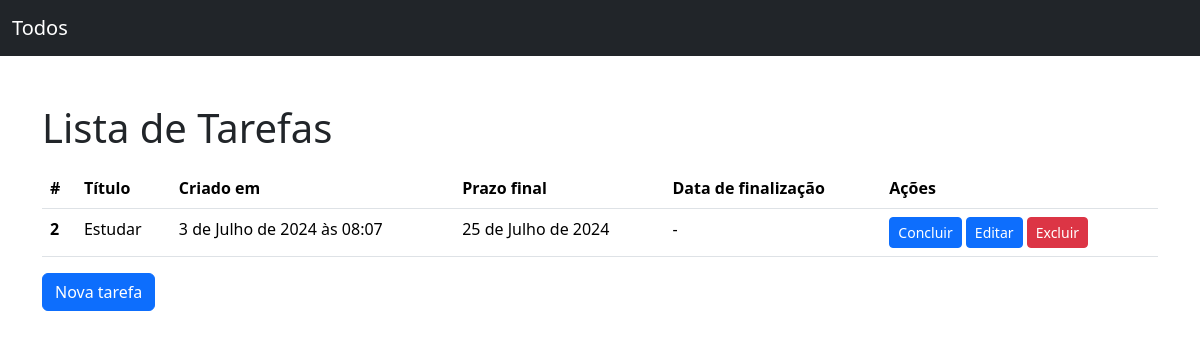
The app's page /, older data.
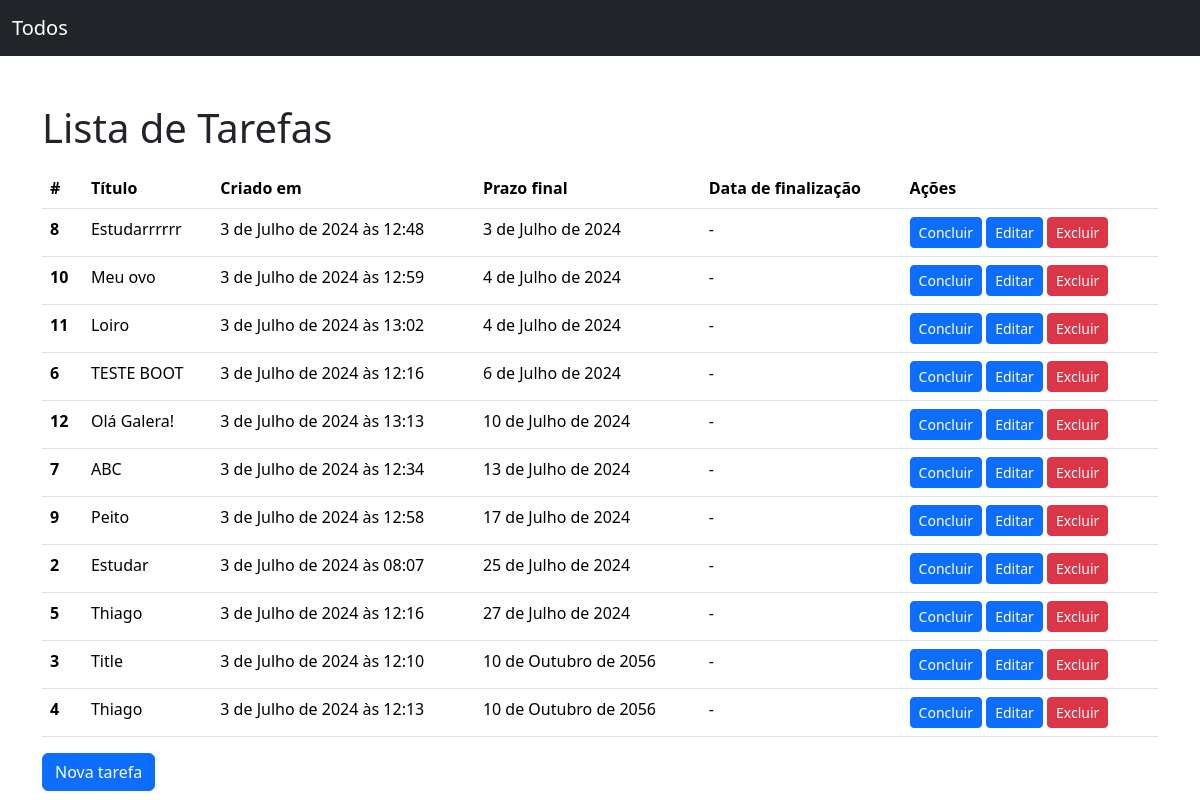
The same page, newer data.
### todos/models.py (models this page shows, shortened)
class Todo(models.Model):
    title = models.CharField(max_length=100, null=False, blank=False)
    created_at = models.DateTimeField(auto_now_add=True, null=False, blank=False)
    deadline = models.DateField(null=False, blank=False)
    finished_at = models.DateField(null=True)
    class Meta:
        ordering = ["finished_at" ,"deadline"]

### todos/views.py (the view)
# urls.py: path('', TodoListView.as_view(), name="todo_list"),
class TodoListView(ListView):
    model = Todo

### todos/templates/todos/todo_list.html (shortened to what this page needs)
{% extends "base.html" %}
{% block content %}
<h1 class="mb-3">Lista de Tarefas</h1>
      <table class="table">
        <thead>
          <tr>
            <th scope="col">#</th>
            <th scope="col">Título</th>
            <th scope="col">Criado em</th>
            <th scope="col">Prazo final</th>
            <th scope="col">Data de finalização</th>
            <th scope="col">Ações</th>
          </tr>
        </thead>
        {% if todo_list %}
        <tbody>
          {% for todo in todo_list %}
          <tr>
            <th scope="row">{{ todo.id }}</th>
            <td>{{ todo.title }}</td>
            <td>{{ todo.created_at }}</td>
            <td>{{ todo.deadline }}</td>
            <td>{{ todo.finished_at|default:"-"}}</td>
            <td>
              <a href="{% url "todo_complete" pk=todo.pk %}" class="btn btn-primary btn-sm {% if todo.finished_at %}disabled{% endif %}">Concluir</a>
              <a href="{% url "todo_update" pk=todo.pk %}" class="btn btn-primary btn-sm {% if todo.finished_at %}disabled{% endif %}">Editar</a>
              <a href="{% url "todo_delete" pk=todo.pk %}" class="btn btn-danger btn-sm">Excluir</a>
            </td>
          </tr>
          {% endfor %}
        </tbody>
      </table>
      {% else %}
      <p>Não há tarefas cadastradas!</p>
      {% endif %}
      <a href="{% url "todo_create" %}" class="btn btn-primary">Nova tarefa</a>
{% endblock content %}

### todos/templates/base.html (shortened to what this page needs)
<!DOCTYPE html>
<html lang="pt-br">
  <head>
    <link
      href="https://cdn.jsdelivr.net/npm/bootstrap@5.3.3/dist/css/bootstrap.min.css"
      rel="stylesheet"
    />
  </head>
  <body>
    <nav class="navbar bg-dark mb-5" data-bs-theme="dark">
      <div class="container-fluid">
        <a class="navbar-brand" href="{% url "todo_list" %}">Todos</a>
      </div>
    </nav>
    <main class="container">
        {% block content %}{% endblock content %}
    </main>
  </body>
</html>

Row changes from the older to the newer data that the page shows:
added Todo: id "8", title "Estudarrrrrr", created_at "3 de Julho de 2024 às 12:48", deadline "3 de Julho de 2024", finished_at "-"
added Todo: id "10", title "Meu ovo", created_at "3 de Julho de 2024 às 12:59", deadline "4 de Julho de 2024", finished_at "-"
added Todo: id "11", title "Loiro", created_at "3 de Julho de 2024 às 13:02", deadline "4 de Julho de 2024", finished_at "-"
added Todo: id "6", title "TESTE BOOT", created_at "3 de Julho de 2024 às 12:16", deadline "6 de Julho de 2024", finished_at "-"
added Todo: id "12", title "Olá Galera!", created_at "3 de Julho de 2024 às 13:13", deadline "10 de Julho de 2024", finished_at "-"
added Todo: id "7", title "ABC", created_at "3 de Julho de 2024 às 12:34", deadline "13 de Julho de 2024", finished_at "-"
added Todo: id "9", title "Peito", created_at "3 de Julho de 2024 às 12:58", deadline "17 de Julho de 2024", finished_at "-"
added Todo: id "5", title "Thiago", created_at "3 de Julho de 2024 às 12:16", deadline "27 de Julho de 2024", finished_at "-"
added Todo: id "3", title "Title", created_at "3 de Julho de 2024 às 12:10", deadline "10 de Outubro de 2056", finished_at "-"
added Todo: id "4", title "Thiago", created_at "3 de Julho de 2024 às 12:13", deadline "10 de Outubro de 2056", finished_at "-"
